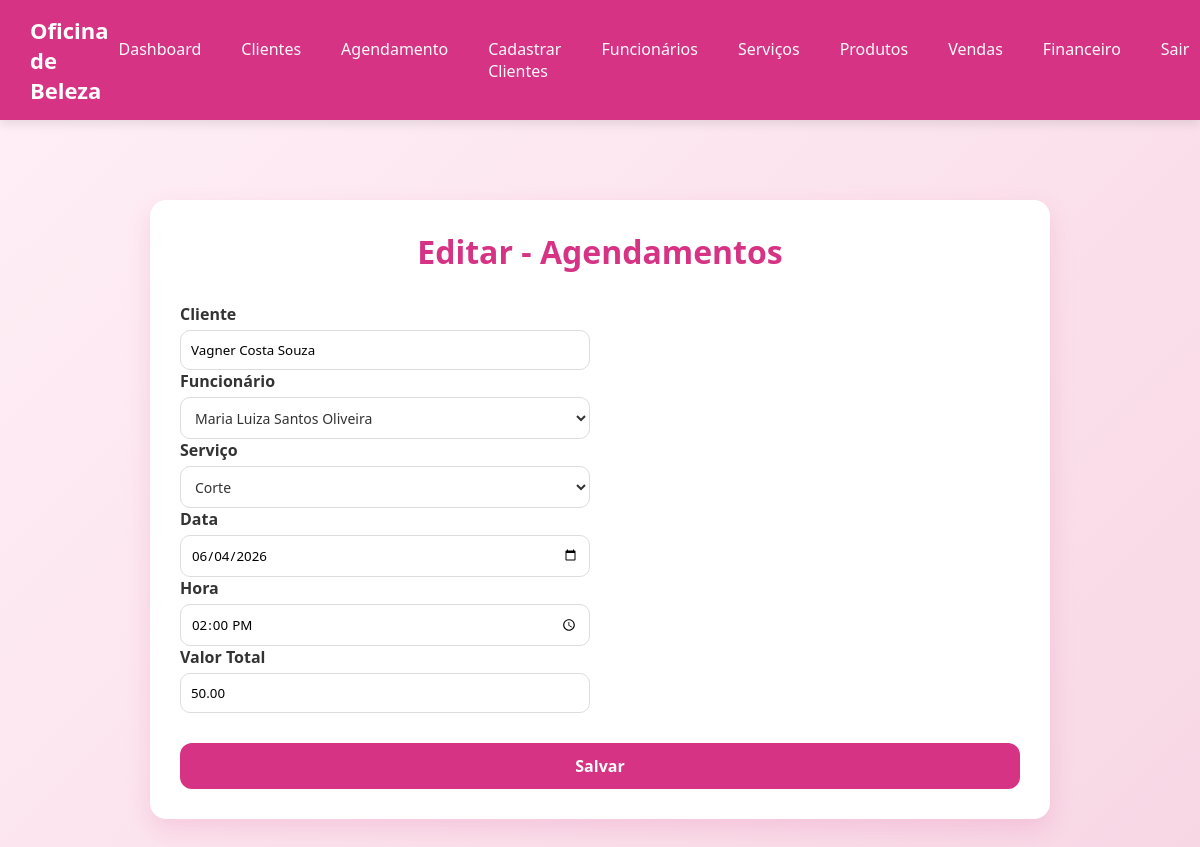
Screenshot of /editar-agendamento.php?id=3 with the database file from the repository.
### tables this page shows
CREATE TABLE IF NOT EXISTS `tb_agendamento` (
  `id` int(11) NOT NULL AUTO_INCREMENT,
  `id_cliente` int(11) NOT NULL,
  `id_funcionario` int(11) NOT NULL,
  `id_servico` int(11) NOT NULL,
  `data` date NOT NULL DEFAULT current_timestamp(),
  `hora` time NOT NULL DEFAULT current_timestamp(),
  `valor` decimal(10,2) NOT NULL,
  `ativo` tinyint(4) NOT NULL DEFAULT 1,
  PRIMARY KEY (`id`),
  KEY `fk_id_cliente` (`id_cliente`),
  KEY `fk_id_funcionario` (`id_funcionario`),
  KEY `fk_id_servico` (`id_servico`),
  CONSTRAINT `fk_id_cliente` FOREIGN KEY (`id_cliente`) REFERENCES `tb_cliente` (`id`) ON DELETE NO ACTION ON UPDATE NO ACTION,
  CONSTRAINT `fk_id_funcionario` FOREIGN KEY (`id_funcionario`) REFERENCES `tb_funcionario` (`id`) ON DELETE NO ACTION ON UPDATE NO ACTION,
  CONSTRAINT `fk_id_servico` FOREIGN KEY (`id_servico`) REFERENCES `tb_servico` (`id`) ON DELETE NO ACTION ON UPDATE NO ACTION
);

CREATE TABLE IF NOT EXISTS `tb_cliente` (
  `id` int(11) NOT NULL AUTO_INCREMENT,
  `nome` varchar(200) NOT NULL,
  `data_nascimento` date NOT NULL,
  `endereco` varchar(150) NOT NULL,
  `email` varchar(200) NOT NULL,
  `telefone` varchar(15) NOT NULL,
  `cidade` varchar(150) NOT NULL,
  `estado` varchar(100) NOT NULL,
  `data_cadastro` datetime NOT NULL DEFAULT current_timestamp(),
  `ativo` tinyint(4) NOT NULL DEFAULT 1,
  PRIMARY KEY (`id`),
  UNIQUE KEY `email` (`email`)
);

CREATE TABLE IF NOT EXISTS `tb_funcionario` (
  `id` int(11) NOT NULL AUTO_INCREMENT,
  `nome` varchar(200) NOT NULL,
  `email` varchar(200) NOT NULL,
  `telefone` varchar(15) NOT NULL,
  `senha` varchar(200) NOT NULL,
  `token` varchar(50) NOT NULL,
  `data_cadastro` datetime NOT NULL DEFAULT current_timestamp(),
  `ativo` tinyint(4) NOT NULL DEFAULT 1,
  PRIMARY KEY (`id`),
  UNIQUE KEY `email` (`email`)
);

CREATE TABLE IF NOT EXISTS `tb_servico` (
  `id` int(11) NOT NULL AUTO_INCREMENT,
  `nome_servico` varchar(200) NOT NULL,
  `descricao` text NOT NULL,
  `preco` decimal(10,2) NOT NULL,
  `duracao` varchar(50) NOT NULL,
  `categoria` enum('Cabelo','Unha','Sobrancelha','Maquiagem') NOT NULL,
  `data_cadastro` datetime NOT NULL DEFAULT current_timestamp(),
  `ativo` tinyint(4) NOT NULL DEFAULT 1,
  PRIMARY KEY (`id`)
);

### backend/funcoes.php (called while the page is built, shortened)
<?php
require_once 'conexao.php';
function listarFuncionario()
{
    global $conexao;
    try {
        $sql = "SELECT * FROM tb_funcionario";
        $comando = $conexao->prepare($sql);
        $comando->execute();
        return $comando->fetchAll(PDO::FETCH_ASSOC);
    } catch (PDOException $erro) {
        error_log($erro->getMessage());
        echo "Não foi possível executar a função";
    }
}
function listarServico()
{
    global $conexao;
    try {
        $sql = "SELECT * FROM tb_servico";
        $comando = $conexao->prepare($sql);
        $comando->execute();
        return $comando->fetchAll(PDO::FETCH_ASSOC);
    } catch (PDOException $erro) {
        error_log($erro->getMessage());
        echo "Não foi possível executar a função";
    }
}
function listarAgendamentoDados($id)
{
    global $conexao;
    try {
        $sql = "SELECT
            tb_agendamento.*,
            tb_cliente.nome,
            tb_funcionario.nome as funcionario,
            tb_servico.nome_servico
        FROM tb_agendamento
        INNER JOIN tb_cliente ON tb_cliente.id = tb_agendamento.id_cliente
        INNER JOIN tb_funcionario ON tb_funcionario.id = tb_agendamento.id_funcionario
        INNER JOIN tb_servico ON tb_servico.id = tb_agendamento.id_servico
        WHERE tb_agendamento.id=$id";
        $comando = $conexao->prepare($sql);
        $comando->execute();
        return $comando->fetchAll(PDO::FETCH_ASSOC);
    } catch (PDOException $erro) {
        echo "Erro ao conectar no banco de dados" . $erro->getMessage();
    }
}

### editar-agendamento.php (the view, shortened to what this page needs)
<?php
require_once 'backend/funcoes.php';
$id = $_GET['id'];
$agendamentos = listarAgendamentoDados($id);
$funcionarios = listarFuncionario();
$servicos = listarServico();
?>
<!DOCTYPE html>
<html lang="pt-br">
<head>
    <link rel="stylesheet" href="assets/css/funcionario/funcionario.css">
</head>
<body>
    <?php require_once 'includes/header.php';
    ?>
    <div class="container">
        <h1>Editar - Agendamentos</h1>
        <form action="backend/atualizar-agendamentos.php?id=<?php echo $agendamentos[0]['id']; ?>" method="post">
            <div class="form-grid">
                <div class="input-group">
                    <label>Cliente</label>
                    <input value="<?php echo $agendamentos[0]['nome']; ?>" type="text" name="cliente" id="cliente" readonly>
                </div>
                <div class="input-group">
                    <label>Funcionário</label>
                    <select name="id_funcionario" id="id_funcionario" required>
                        <?php foreach ($funcionarios as $funcionario): ?>
                            <option value="<?php echo $funcionario['id']; ?>" <?php echo $agendamentos[0]['id_funcionario'] == $funcionario['id'] ? 'selected' : '' ?>><?php echo $funcionario['nome']; ?></option>
                        <?php endforeach; ?>
                    </select>
                </div>
                <div class="input-group">
                    <label>Serviço</label>
                    <select name="id_servico" id="id_servico" required>
                        <?php foreach ($servicos as $servico): ?>
                            <option value="<?php echo $servico['id']; ?>" <?php echo $agendamentos[0]['id_servico'] == $servico['id'] ? 'selected' : '' ?>><?php echo $servico['nome_servico']; ?></option>
                        <?php endforeach; ?>
                    </select>
                </div>
                <div class="input-group">
                    <label>Data</label>
                    <input value="<?php echo $agendamentos[0]['data']; ?>" type="date" name="data" id="data">
                </div>
                <div class="input-group">
                    <label>Hora</label>
                    <input value="<?php echo $agendamentos[0]['hora']; ?>" type="time" name="hora" id="hora">
                </div>
                <div class="input-group">
                    <label>Valor Total</label>
                    <input value="<?php echo $agendamentos[0]['valor']; ?>" type="number" name="valor" id="valor">
                </div>
            </div>
            <input type="submit" value="Salvar">
        </form>
    </div>
</body>
</html>

### assets/css/funcionario/funcionario.css (style rules this page uses)
.container { max-width: 900px; margin: 80px auto 40px auto; padding: 30px; background: #fff; border-radius: 16px; box-shadow: 0 10px 25px rgba(214, 51, 132, 0.15); }
.container h1 { text-align: center; margin-bottom: 30px; color: #d63384; }
form { display: grid; grid-template-columns: repeat(2, 1fr); gap: 20px; }
.input-group { display: flex; flex-direction: column; }
.input-group label { margin-bottom: 5px; font-weight: 600; }
.input-group input { padding: 10px; border-radius: 10px; border: 1px solid #ddd; outline: none; transition: 0.3s; }
input[type="submit"] { grid-column: span 2; margin-top: 10px; padding: 12px; background: #d63384; border: none; color: white; font-size: 16px; font-weight: bold; border-radius: 12px; cursor: pointer; transition: 0.3s; }
.input-group select { width: 100%; height: 42px; padding: 0 10px; border: 1px solid #ddd; border-radius: 10px; background: #fff; font-size: 14px; color: #333; outline: none; cursor: pointer; transition: 0.3s; }

### assets/css/style.css (style rules this page uses)
* { margin: 0; padding: 0; box-sizing: border-box; font-family: 'Segoe UI', Tahoma, Geneva, Verdana, sans-serif; }
body { background: linear-gradient(135deg, #fff0f6, #f8d7e5); color: #333; }

### rows the page displays
tb_agendamento: cliente "Vagner Costa Souza", id_funcionario "Maria Luiza Santos Oliveira", id_servico "Corte", data "06/04/2026", hora "14:00:00", valor "50.00"
